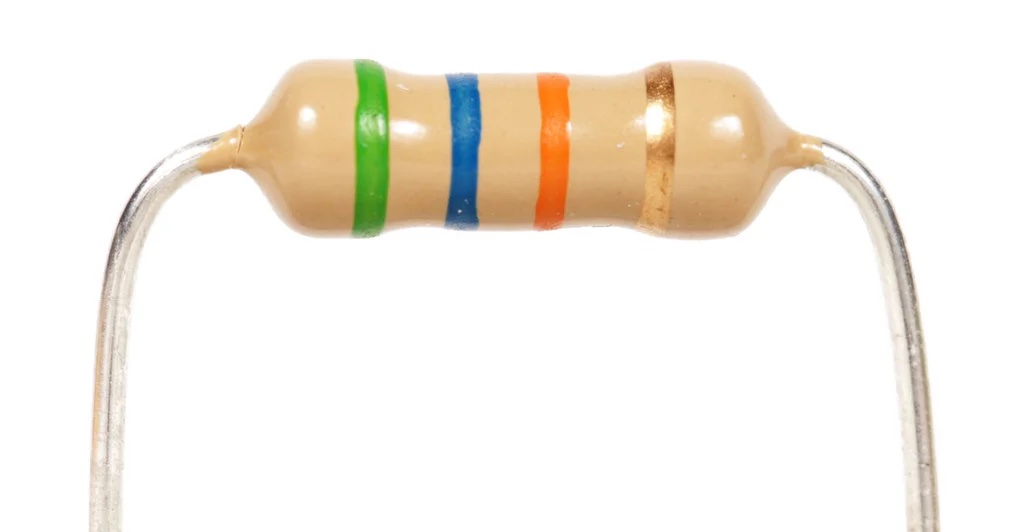
%> input picture Final Project/Images/easy1.jpg, 1024 x 532 px
$ octave test.m   (GNU Octave 9; MATLAB toolbox functions it lacks are replaced by stand-ins)
%> lines starting %> are read from the running program, lines starting %| are printed output that depends on the picture; in (x1, y1, x2, y2) boxes, pixels count from 0 and x2, y2 are one past the last pixel; in counts of white or black regions, pixels touching at a corner belong together; the program's own positions count from 1
impath = '../Images/easy1.jpg';
res1 = imread(impath);
%> res1 is the input picture: size 532x1024x3 uint8; mean R, G, B 245.2, 240, 231.7
res_gray = rgb2gray(res1);
res_gray = medfilt2(res_gray, [9 9]);
res_seg = edge_based_seg(res_gray);
%> in edge_based_seg, `edge_img = edge(gray_img, 'prewitt');`:
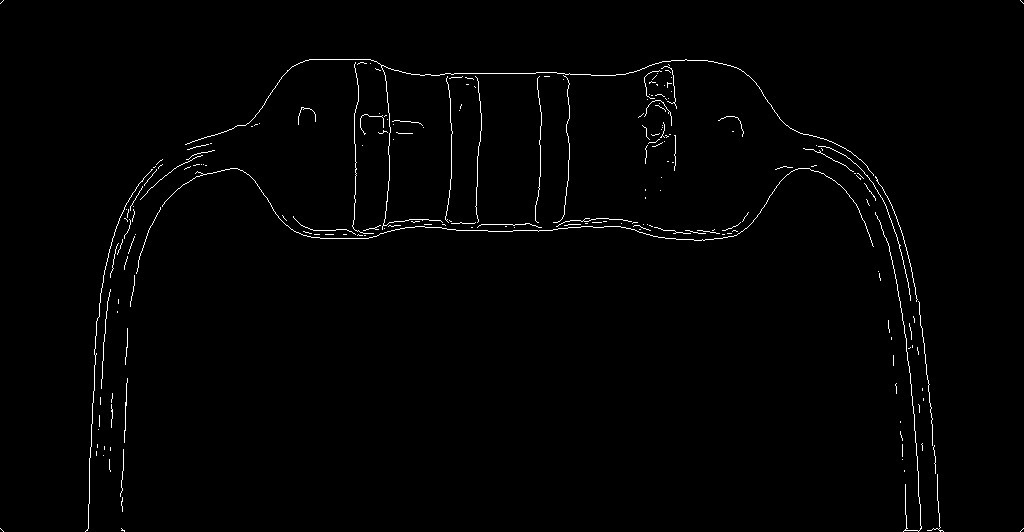
%> edge_img: size 532x1024 logical; 1.1% white in thin lines or dots
%> in edge_based_seg, `clean_img = bwareaopen(edge_img, 20);`: clean_img: size 532x1024 logical; 0.95% white in thin lines or dots, all inside (x1, y1, x2, y2) = (85, 59, 944, 532)
%> in edge_based_seg, `closed_img = imclose(bin_img, strel('disk', 25));`: closed_img: size 532x1024 logical; 9.6% white; 1 white region, box (x1, y1, x2, y2) and area: (85, 59, 944, 532) 52471
%> in edge_based_seg, `fill_img = imfill(closed_img, 'holes');`: fill_img: size 532x1024 logical; 20.1% white; 1 white region, box (x1, y1, x2, y2) and area: (85, 59, 944, 532) 109487
subplot(611); imshow(res_seg); title('Resistor Gray Image');

% Mask of image
se = strel("rectangle", [40 25]);
eroded_img = imerode(res_seg, se);
%> eroded_img: size 532x1024 logical; 11.1% white; 7 white regions (4 under 20 px), largest, box (x1, y1, x2, y2) and area: (239, 78, 786, 220) 58948, (102, 302, 115, 476) 1165, (918, 495, 926, 511) 93
eroded_img = bwpropfilt(eroded_img, 'Area', 1, 'Largest');
%> eroded_img: size 532x1024 logical; 10.8% white; 1 white region, box (x1, y1, x2, y2) and area: (239, 78, 786, 220) 58948
dilated_img = ~imdilate(eroded_img, se);
%> dilated_img: size 532x1024 logical; 84.3% white; 1 black region
subplot(612); imshow(dilated_img); title('Dilated Image');

% Mask out resistor body from background
% res_body = bsxfun(@times, res1, cast(mask, 'like', res1));
res_body = imoverlay(res1, dilated_img, 'black');
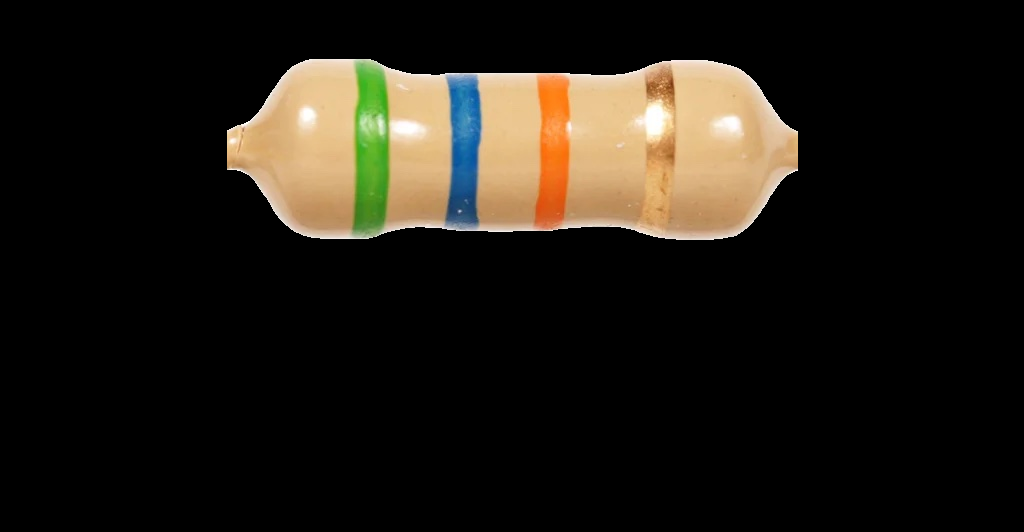
%> res_body: size 532x1024x3 uint8; mean R, G, B 32.2, 27.6, 20.1
subplot(613); imshow(res_body); title('Resistor Body Image');

% Get Bounding Box for resistor body
props = regionprops('table', ~dilated_img, 'BoundingBox');
%> props = 1 region; box (x1, y1, x2, y2): (227, 59, 798, 240)
box = props.BoundingBox(1,:);
%> box = [227.5 59.5 571 181]
subplot(613); rectangle('Position', [box(1), box(2), box(3), box(4)], 'EdgeColor', 'r', 'LineWidth', 2);

% crop to only look at resistor body
new_res = imcrop(res_body, [box(1), box(2), box(3), box(4)]);
% new_res = rgb2hsv(new_res);
subplot(614); imshow(new_res); title('RGB Resistor Body')

% slice of resistor for clustering again
slice = imcrop(res_body,[box(1) + box(3)*0.1, box(2) + box(4)/2, box(3) - box(3)*.2, box(4)/4]);
subplot(615); imshow(slice); title('Slice Resistor')

gray_slice = rgb2gray(slice);
mask2 = gray_slice < 160;
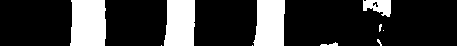
%> mask2: size 46x457 logical; 21.7% white; 10 white regions (5 under 20 px)
subplot(616); imshow(mask2); title(' Gray Slice Resistor')

% Set K-value RGB
K = 4;
[m,n]=size(slice(:,:,1));
%> m = 46; n = 457
X=reshape(slice, m*n, 3);

% [8 lines of commented-out code are left out]
options = statset('Display','final','MaxIter',1000);
[X_clustered, C] = kmeans(double(X), K, 'Options', options, 'Start', 'plus', 'Replicates', 5);
%> C = [219.3 177.5 123.4; 83.9 164.4 37.68; 233.2 114.2 30.83; 29.81 92.95 148.3]
% X_clustered = cluster(X_dist, double(X));

% Reshape for displaying
im_segmented=reshape(X_clustered, m,n);
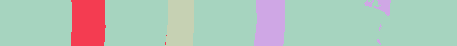
%> im_segmented: size 46x457 double; 4 distinct labels, from 1 to 4; one colour per label, 0 black
% figure;
% subplot(616); imshow(im_segmented, []), title('EM Clustering Segmented Image')

feature_arr = zeros(5);

props2 = regionprops('table', mask2, 'BoundingBox','Area');
%> props2 = 10 regions; largest, box (x1, y1, x2, y2) and Area: (70, 0, 106, 46) 1565, (164, 0, 195, 46) 1306, (253, 0, 285, 46) 1294, (363, 0, 391, 17) 325, (320, 42, 338, 46) 39
band_num = 1;
for i=1:size(props2, 1)
    box2 = props2.BoundingBox(i,:);
    box2_area = box2(3) * box2(4);
    if (props2.Area(i) > 100)
        subplot(616); rectangle('Position', [box2(1), box2(2), box2(3), box2(4)], 'EdgeColor', 'r', 'LineWidth', 2);
        feature_arr(3,band_num) = int32(box2(1));
        feature_arr(4,band_num) = int32(box2(1)+box2(3));
        band_num = band_num + 1;
    end
end
%> this loop made 10 passes
%> (box2, box2_area) on passes 1, 3, 5, 6, 7, 8, 9: ([70.5 0.5 36 46], 1656), ([164.5 0.5 31 46], 1426), ([253.5 0.5 32 46], 1472), ([320.5 42.5 18 4], 72), ([363.5 0.5 28 17], 476), ([377.5 39.5 5 7], 35), ([379.5 24.5 3 8], 24)
%> after the loop, feature_arr = [0 0 0 0 0; 0 0 0 0 0; 71 165 254 364 0; 107 196 286 392 0; 0 0 0 0 0]
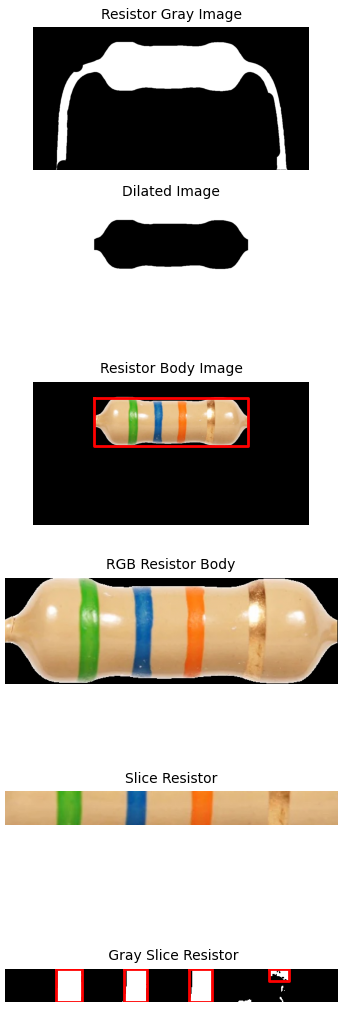
%> figure redrawn from the program's plot data, 6 panels

%%
%slice from rgb to hsv
slice_hsv = rgb2hsv(slice);
%> slice_hsv: size 46x457x3 double; mean H, S, V 0.134, 0.513, 0.832
% look at bands one at a time and average hue and intensity values
for i = 1:length(feature_arr)

    band = slice_hsv(:,feature_arr(3):feature_arr(4),:);
    imshow(band,hsv);
end
%> this loop made 5 passes
%> pass 1, `imshow(band,hsv);`:
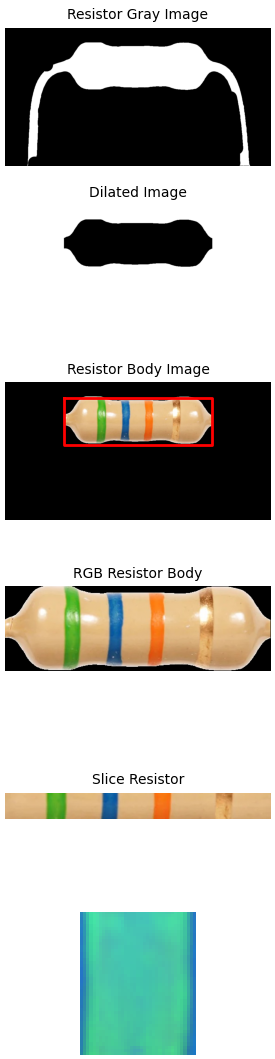
%> figure redrawn from the program's plot data, 6 panels

%%

figure;
hsv_slice = rgb2hsv(slice);
h = hsv_slice(:,:,1);
s = hsv_slice(:,:,2);
v = hsv_slice(:,:,3);
subplot(311); histogram(h); title('H-value')
subplot(312); histogram(s); title('S-value')
subplot(313); histogram(v); title('V-value')
%> after `title('V-value')`:
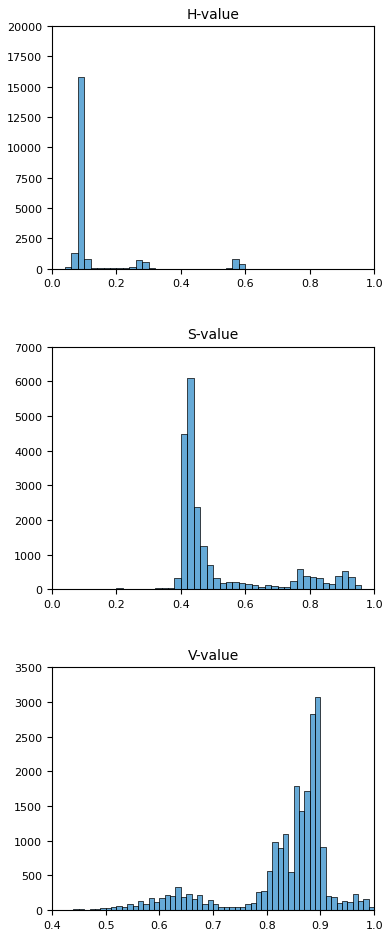
%> figure redrawn from the program's plot data, 3 panels; panel 1: tallest bar 15783 high, from x = 0.08 to 0.1; panel 2: tallest bar 6089 high, from x = 0.42 to 0.44; panel 3: tallest bar 3067 high, from x = 0.89 to 0.9

%%
function object = edge_based_seg(gray_img)
    %% Edge-based segmentation using the Sobel edge detector
    % Input: gray_img - grayscale image
    % Output: object - binary image containing the extracted object

    % Apply the Sobel edge detection filter
    edge_img = edge(gray_img, 'prewitt');

    % Clean up the edge image
    clean_img = bwareaopen(edge_img, 20);

    % Convert the edge image to a binary image (if it's not binary already)
    if ~islogical(clean_img)
        bin_img = imbinarize(clean_img);
    else
        bin_img = clean_img;
    end

    % Clean up the binary image
    %clean_img = bwareaopen(bin_img, 100);

    % Close the gaps between the lines
    closed_img = imclose(bin_img, strel('disk', 25));
%     imshow(closed_img)
%     figure;

    % Fill image in
    fill_img = imfill(closed_img, 'holes');
%     imshow(fill_img)
%     figure;

    % Extract the object of interest
    object = bwpropfilt(fill_img, 'Area', 1, 'Largest');
end

$ run again, with Final Project/Images/res11clc.jpg copied over Final Project/Images/easy1.jpg
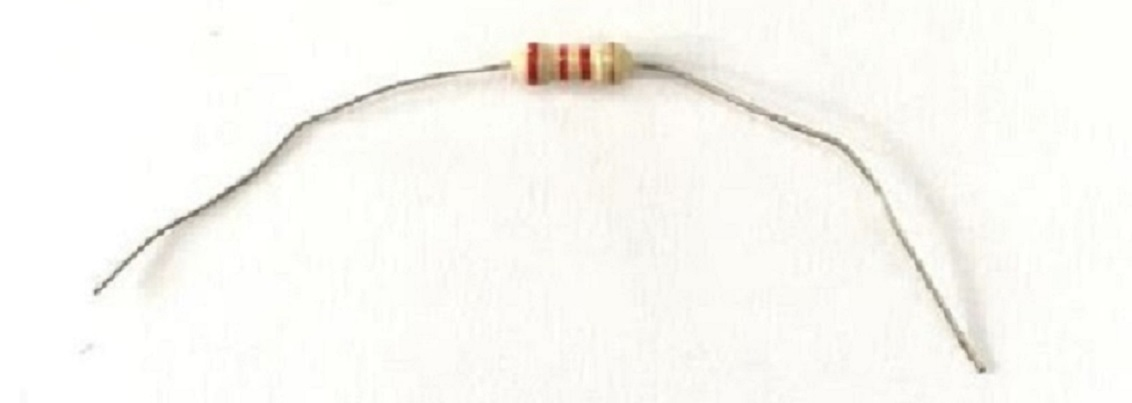
%> input picture Final Project/Images/res11clc.jpg, 1132 x 403 px
%> res1 is the input picture: size 403x1132x3 uint8; mean R, G, B 249.5, 248.5, 243.6
%> in edge_based_seg, `edge_img = edge(gray_img, 'prewitt');`:
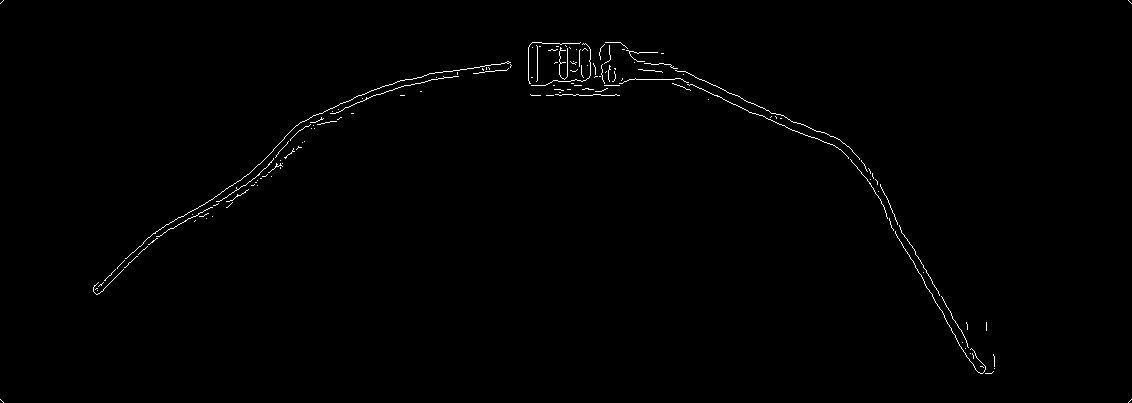
%> edge_img: size 403x1132 logical; 0.61% white in thin lines or dots
%> clean_img: size 403x1132 logical; 0.48% white in thin lines or dots, all inside (x1, y1, x2, y2) = (93, 42, 986, 374)
%> closed_img: size 403x1132 logical; 3.1% white; 1 white region, box (x1, y1, x2, y2) and area: (93, 42, 986, 374) 13917
%> eroded_img: size 403x1132 logical; 0.15% white; 1 white region, box (x1, y1, x2, y2) and area: (542, 62, 614, 76) 673
%> dilated_img: size 403x1132 logical; 99% white; 1 black region
%> props = 1 region; box (x1, y1, x2, y2): (530, 43, 626, 96)
%> box = [530.5 43.5 96 53]
%> m = 14; n = 78
%> X = 1092 rows, first 12: [185 131 105; 181 130 103; 178 127 100; 178 127 100; 176 126 99; 175 125 100; 174 124 99; 171 121 98; 166 116 93; 160 112 90; 158 112 89; 159 114 93]
%> X_clustered = 1092 values, max 4 at index 9, min 1 at index 1, mean 2.08; C = [172.3 136.6 104.7; 122.5 58.75 35.91; 203.2 172.3 138.6; 151.6 108.4 78.53]
%> props2 = 2 regions; box (x1, y1, x2, y2) and Area: (0, 0, 54, 14) 661, (63, 0, 78, 14) 181
%> the loop `for i=1:size(props2, 1)` made 2 passes
%> (box2, box2_area, band_num) on passes 1 to 2: ([0.5 0.5 54 14], 756, 2), ([63.5 0.5 15 14], 210, 3)
%> after the loop `for i=1:size(props2, 1)`: feature_arr = [0 0 0 0 0; 0 0 0 0 0; 1 64 0 0 0; 55 79 0 0 0; 0 0 0 0 0]
%> the loop `for i = 1:length(feature_arr)` made 5 passes
%> `title('V-value')`:
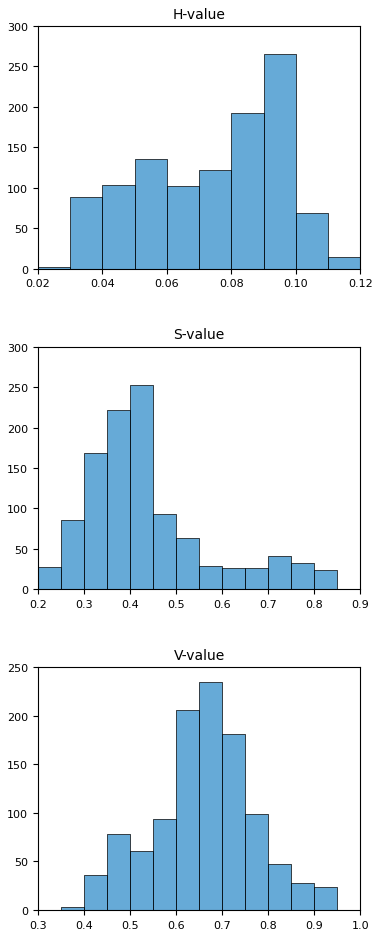
%> figure redrawn from the program's plot data, 3 panels; panel 1: tallest bar 265 high, from x = 0.09 to 0.1; panel 2: tallest bar 253 high, from x = 0.4 to 0.45; panel 3: tallest bar 235 high, from x = 0.65 to 0.7
